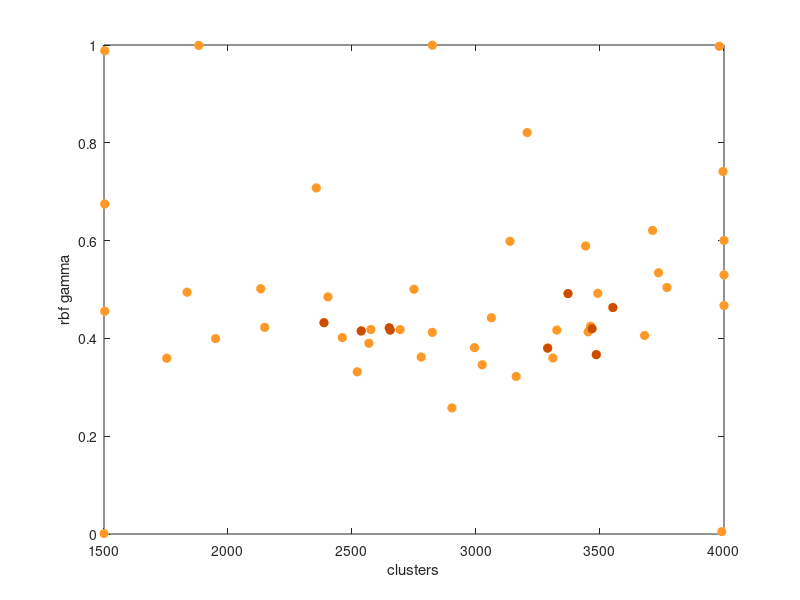

Recreate this plot in MATLAB.
% a new version of plotting code, using schemes from colorbrewer2.com

results = csvread( 'results.csv' );

err = results(:,1);

best = err < 0.087;
good = err < 0.95;
mediocre = err < 0.2;
bad = err >= 0.2;

% orange 1
best_color = [ 217/255 71/255 1/255 ];
good_color = [ 253/255 141/255 60/255 ];
mediocre_color = [ 253/255 190/255 133/255 ];
bad_color = [ 254/255 237/255 222/255 ];

% green
best_color = [ 35/255 139/255 69/255 ];
good_color = [ 116/255 196/255 118/255 ];
mediocre_color = [ 186/255 228/255 179/255 ];
bad_color = [ 237/255 248/255 233/255 ];

% orange 2
best_color = [ 204/255 76/255 2/255 ];
good_color = [ 254/255 153/255 41/255 ];
mediocre_color = [ 254/255 217/255 142/255 ];
bad_color = [ 255/255 255/255 212/255 ];


plot( results( bad, 2 ), results( bad, 3 ), 'o', 'Color', bad_color, 'MarkerFaceColor', bad_color )
hold on;

plot( results( mediocre, 2 ), results( mediocre, 3 ), 'o', 'Color', mediocre_color, 'MarkerFaceColor', mediocre_color )
plot( results( good, 2 ), results( good, 3 ), 'o', 'Color', good_color, 'MarkerFaceColor', good_color )
plot( results( best, 2 ), results( best, 3 ), 'o', 'Color', best_color, 'MarkerFaceColor', best_color )

xlabel( 'clusters')
ylabel( 'rbf gamma' )

hold off;

